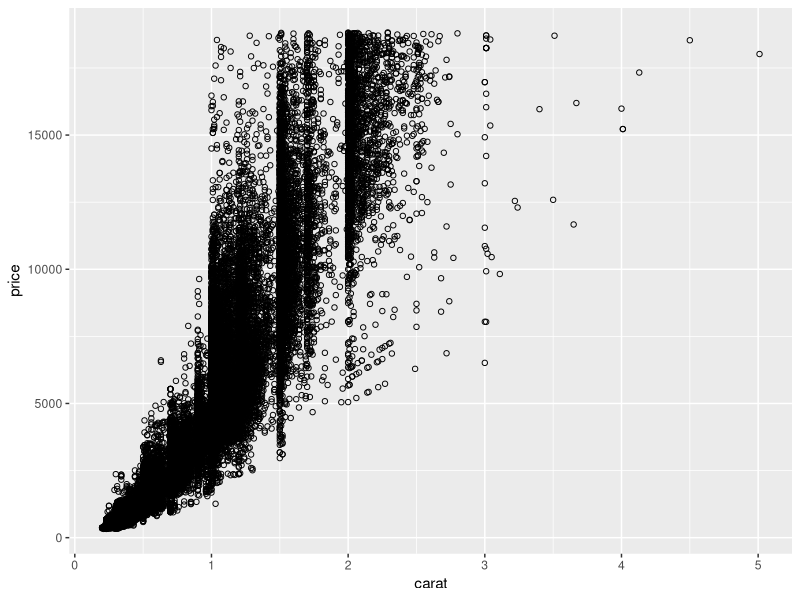
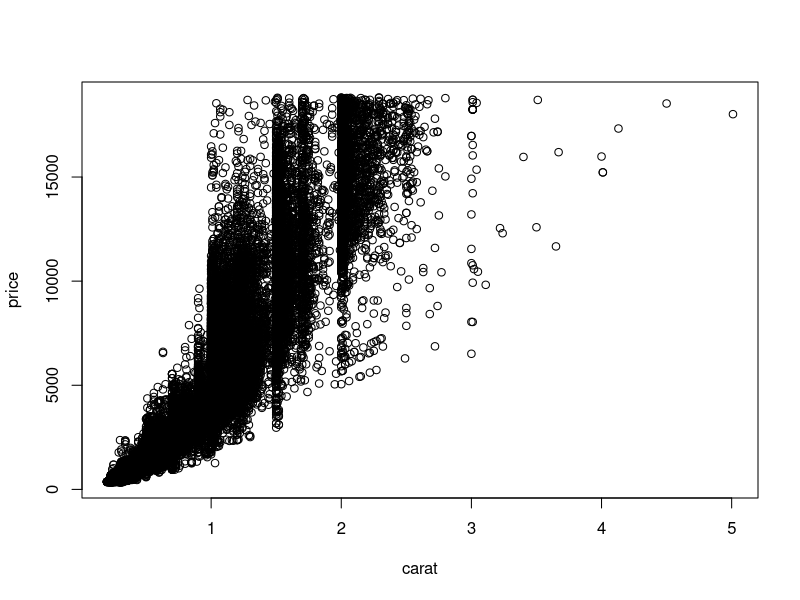
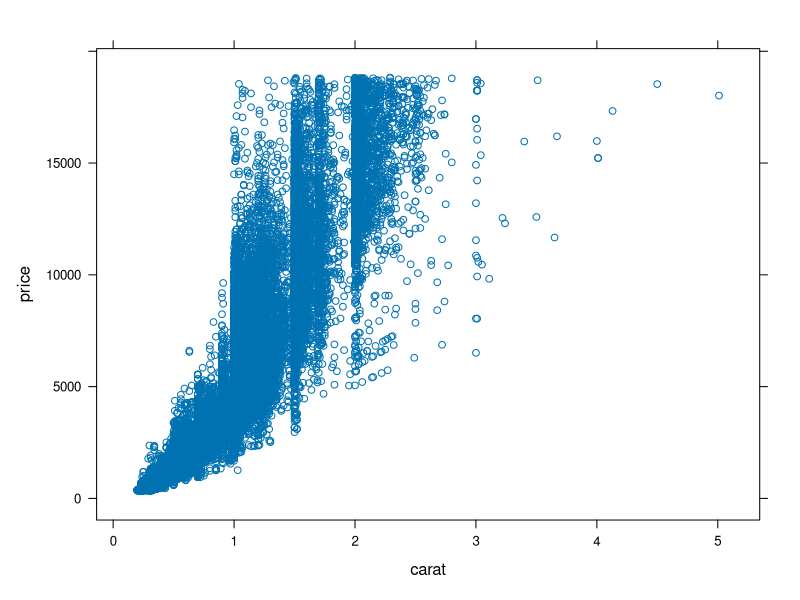
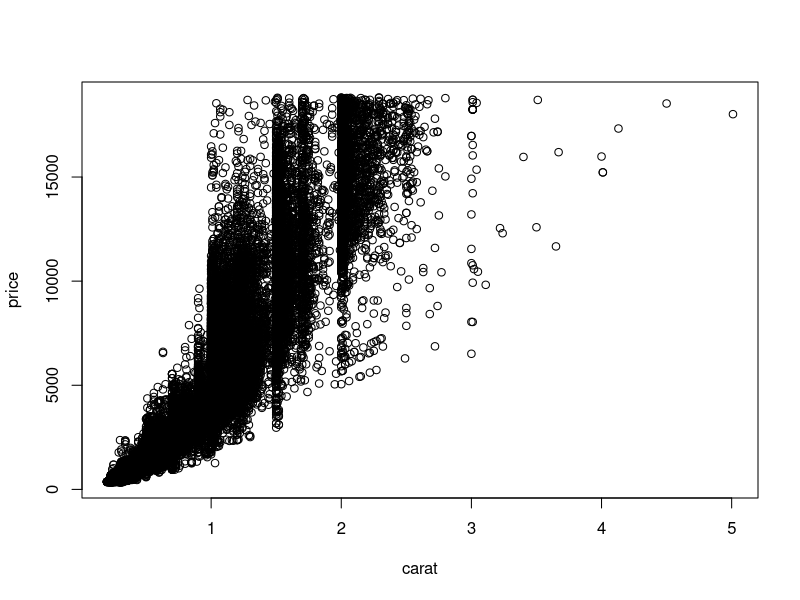
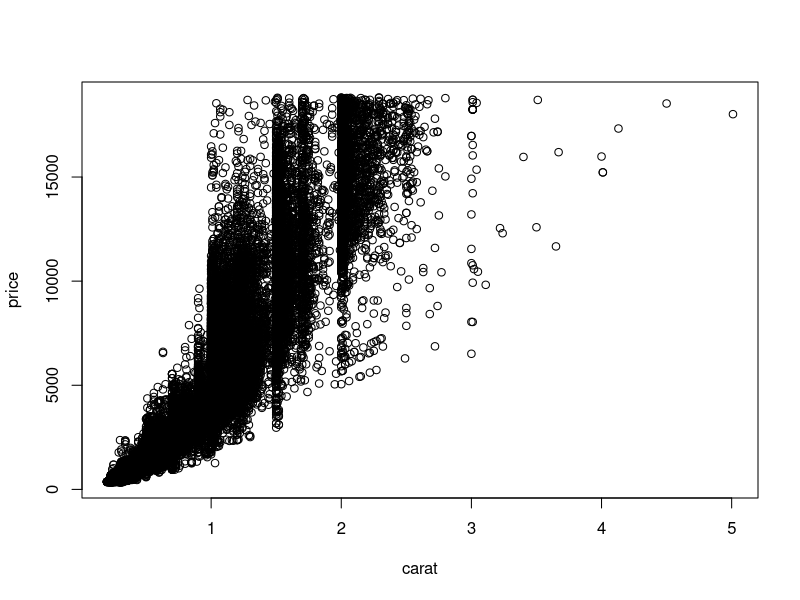
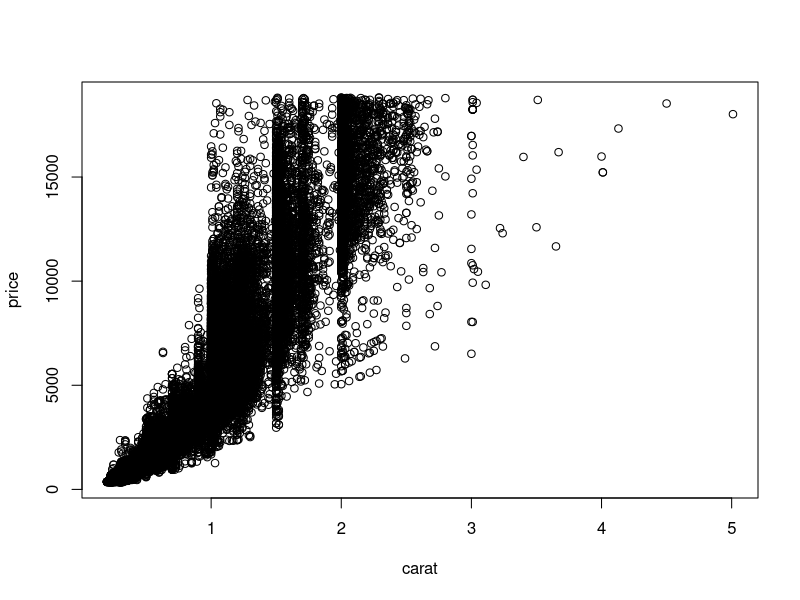
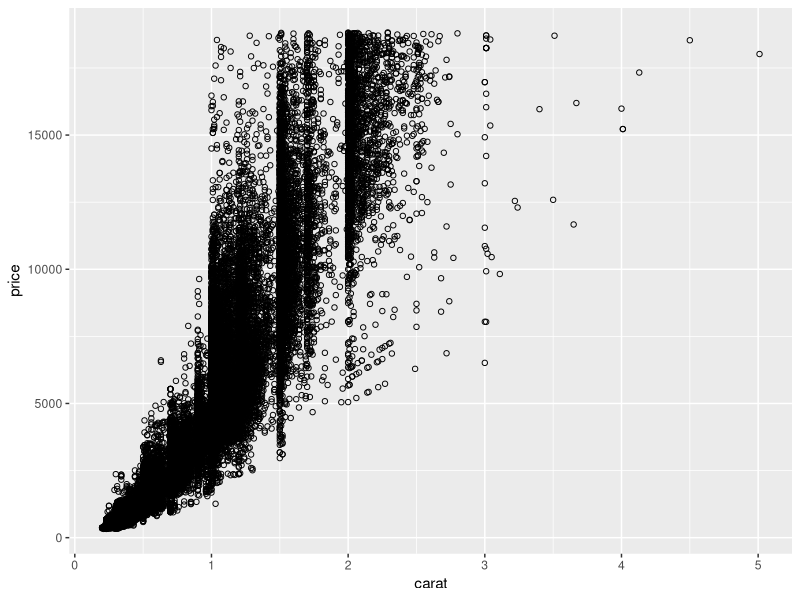
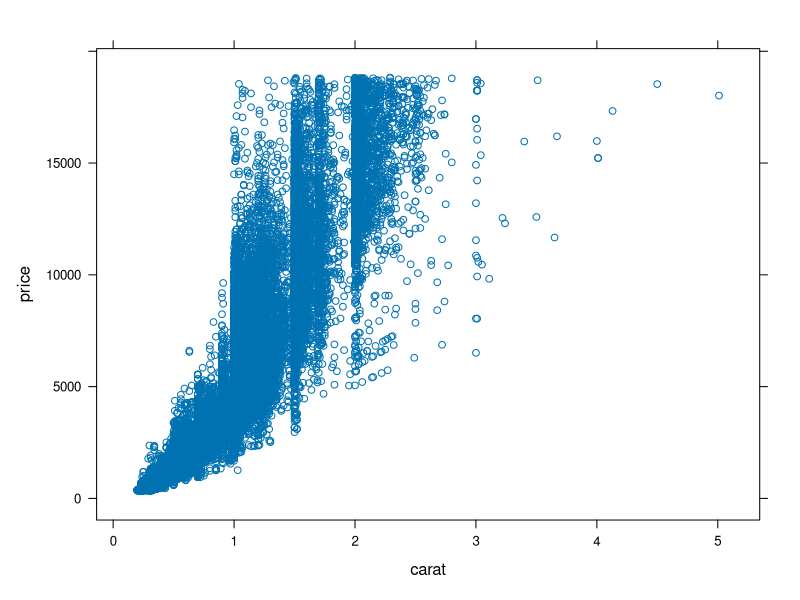

The R script that drew these images, in order: (Note: a time limit stopped this script after it produced the figures.)
## ---- chunk 1
knitr::opts_chunk$set(echo = TRUE, cache = TRUE)
## ---- chunk 2
library(ggplot2)
library(lattice)
library(grid) 
library(microbenchmark)
## ---- chunk 3
plots <- microbenchmark(
  base = { 
    plot(price ~ carat, data = diamonds)
  },
  ggplot = {
    p <- ggplot(diamonds, aes(carat, price)) + geom_point(shape = 1)  
    grid.draw(ggplot_gtable(ggplot_build((p))))
  },
  lattice = {
    print(xyplot(price ~ carat, diamonds))
  }
)
## ---- chunk 4
plots
## ---- chunk 5
n <- 86400
dat <- data.frame(id = 1:n, val = sort(runif(n)))
## ---- chunk 6
plots <- microbenchmark(
  gg_point = grid.draw(ggplot_gtable(ggplot_build(ggplot(dat, aes(x = id, y = val)) + geom_point()))),
  gg_line = grid.draw(ggplot_gtable(ggplot_build(ggplot(dat, aes(x = id, y = val)) + geom_line()))),
  base_point = plot(val ~ id, data = dat),
  base_line = plot(val ~ id, data = dat, type = 'l'),
  lattice_point = print(xyplot(val ~ id, dat)),
  lattice_line = print(xyplot(val ~ id, dat, type = 'l'))
)
## ---- chunk 7
plots
## ---- chunk 8
library(tidyverse)
plots %>%
  summary() %>%
  separate(expr, c("plotter", "type"), sep = "_") %>%
  ggplot() +
  geom_line(aes(fct_reorder(plotter, mean), mean, color = type, group = type))
